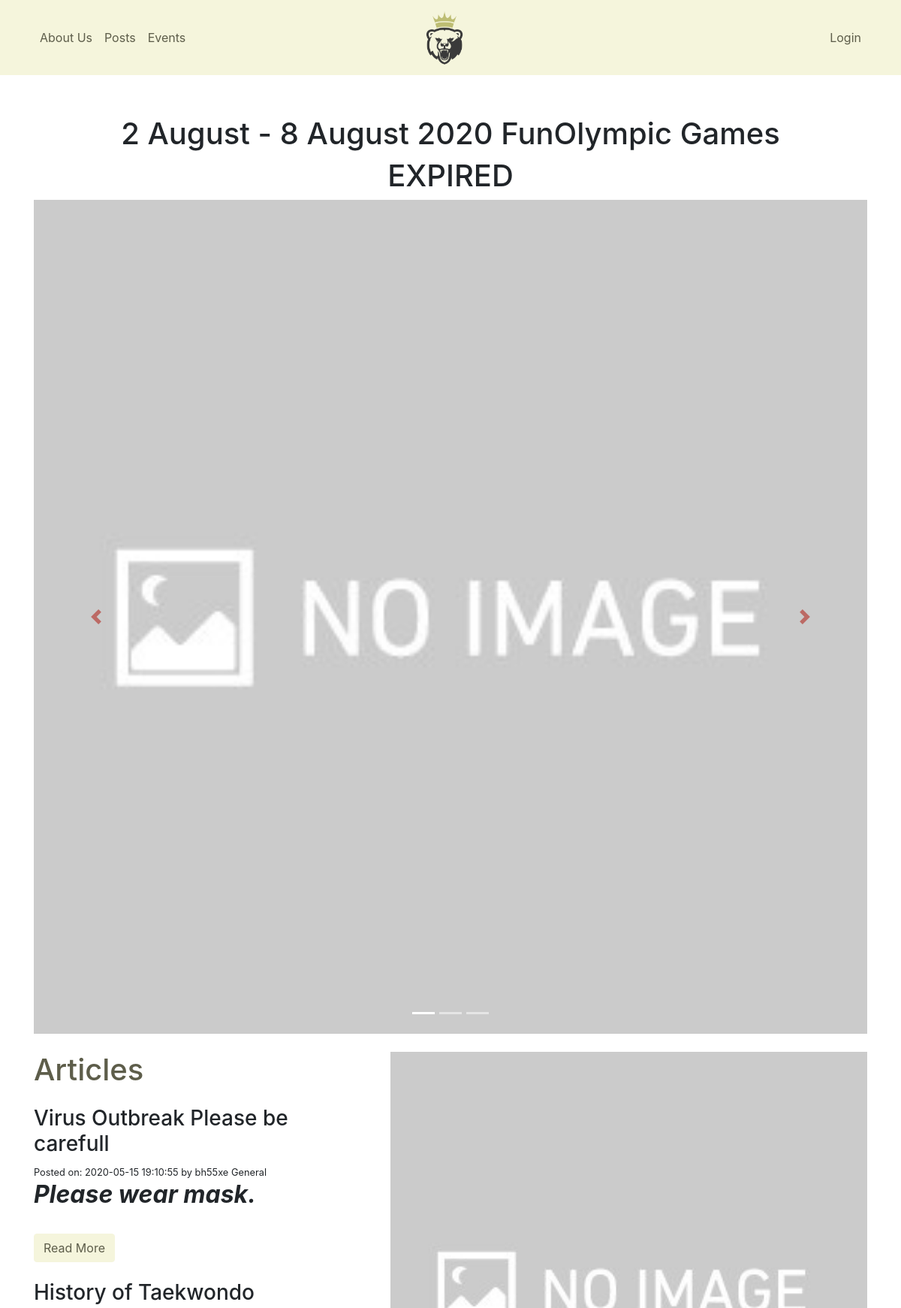
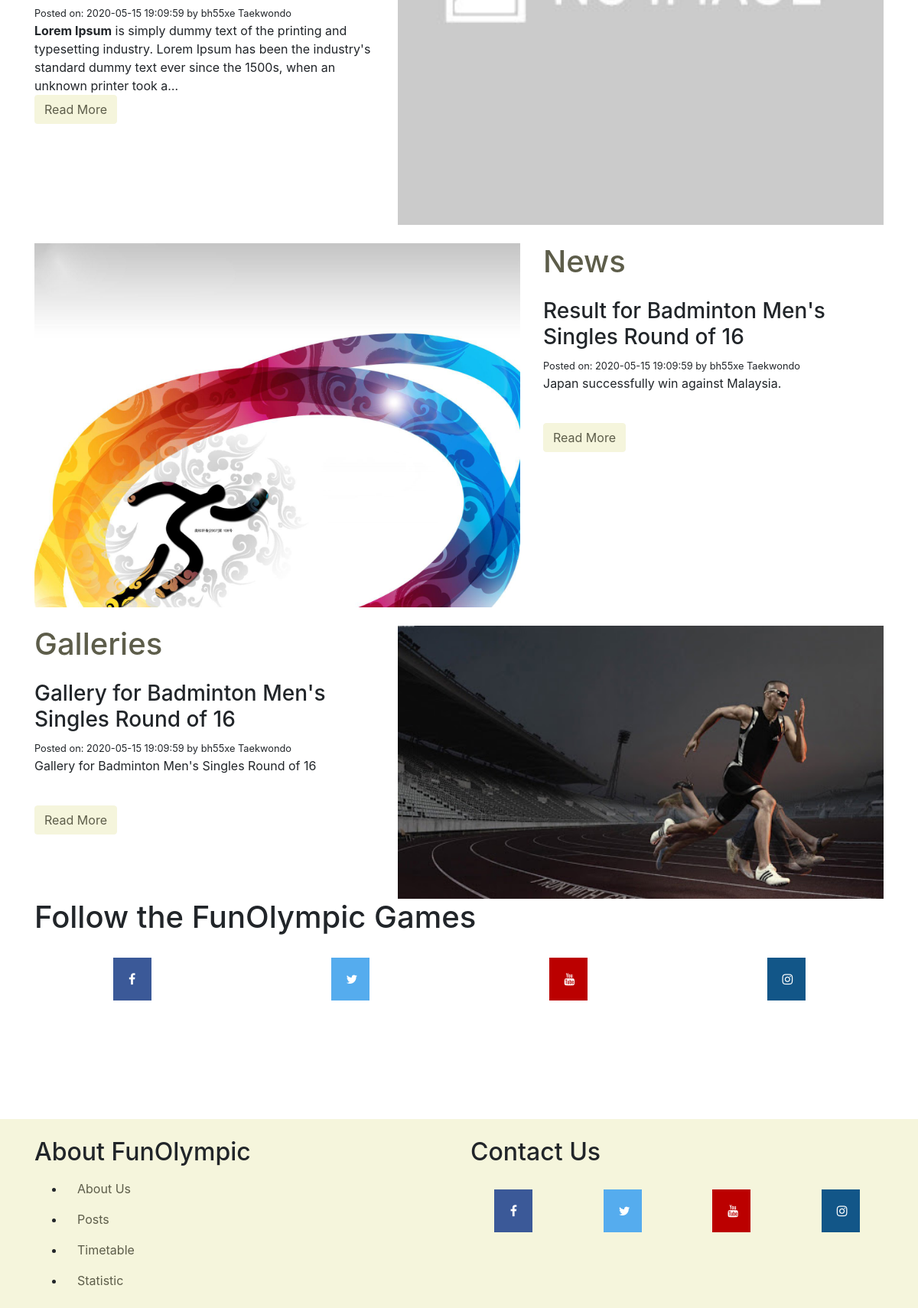
The page / on the database its author committed (2 pictures, top to bottom).
### tables this page shows
CREATE TABLE `posts` (
  `id` int(11) NOT NULL,
  `category_id` int(11) NOT NULL,
  `title` varchar(255) NOT NULL,
  `slug` varchar(255) NOT NULL,
  `body` text NOT NULL,
  `created` timestamp NOT NULL DEFAULT CURRENT_TIMESTAMP,
  `user_id` int(11) NOT NULL,
  `sport_id` int(11) NOT NULL DEFAULT '1'
);

CREATE TABLE `users` (
  `id` int(11) NOT NULL,
  `email` varchar(255) NOT NULL,
  `username` varchar(255) NOT NULL,
  `password` varchar(255) NOT NULL,
  `register_date` timestamp NOT NULL DEFAULT CURRENT_TIMESTAMP,
  `authority_id` int(11) NOT NULL
);

CREATE TABLE `sports` (
  `id` int(11) NOT NULL,
  `sport_name` varchar(255) NOT NULL,
  `sport_slug` varchar(255) NOT NULL,
  `sport_img` varchar(255) NOT NULL
);

### application/controllers/Pages.php (called while the page is built, shortened)
<?php
	class Pages extends CI_Controller{
		public function view($page = 'home'){
			$data['title'] = ucfirst($page);
			$data['articles'] = $this->post_model->get_posts_by_category(1);
			$data['news'] = $this->post_model->get_posts_by_category(2);
			$data['galleries'] = $this->post_model->get_posts_by_category(3);
			$this->load->view('templates/header');
			$this->load->view('pages/'.$page, $data);
			$this->load->view('templates/footer');
		}
	}

### index.php (called while the page is built, shortened)
<?php
require_once BASEPATH.'core/CodeIgniter.php';

### application/models/Post_model.php (called while the page is built, shortened)
<?php
	class Post_model extends CI_Model{
		public function get_posts_by_category($category_id){
			$this->db->order_by('posts.created', 'DESC');
			$this->db->join('categories', 'categories.id = posts.category_id');
			$this->db->join('sports', 'sports.id = posts.sport_id');
			$this->db->join('users', 'users.id = posts.user_id');
			$query = $this->db->get_where('posts', array('category_id' => $category_id));
			return $query->result_array();
		}
}

### application/views/pages/home.php (the view, shortened to what this page needs)
<h1 class="text-center pt-4" >2 August -  8 August 2020 FunOlympic Games</h1>
<h1 class="text-center" id="timer"></h1>
<div id="carousel_home" class="carousel slide" data-ride="carousel">
  <ul class="carousel-indicators">
    <li data-target="#carousel_home" data-slide-to="0" class="active"></li>
    <li data-target="#carousel_home" data-slide-to="1"></li>
    <li data-target="#carousel_home" data-slide-to="2"></li>
  </ul>
  <div class="carousel-inner">
      <div class="carousel-item active">
        <img class="" src="<?php echo site_url(); ?>assets/images/homepage/1.jpg"
				onerror="this.onerror=null;this.src='<?php echo site_url(); ?>assets/images/noimage.jpg';">
      </div>
  </div>
  <a class="carousel-control-prev filter-red" href="#carousel_home" data-slide="prev">
    <span class="carousel-control-prev-icon"></span>
  </a>
  <a class="carousel-control-next filter-red" href="#carousel_home" data-slide="next">
    <span class="carousel-control-next-icon"></span>
  </a>
</div>
<div class="row mt-4">
  <div class="col-md-5">
    <h1 class=""><a href="<?php echo site_url('posts/category/1'); ?>">Articles</a></h1>
    <?php $i = 0;
    foreach($articles as $article) : ?>
    <div class="my-4">
    	<h3><?php echo $article['title']; ?></h3>
    		<small class="post-date">Posted on: <?php echo $article['created']; ?> by <?php echo $article['username']; ?>
          <?php echo $article['sport_name']; ?></small>
    			<?php echo word_limiter($article['body'], 30); ?>
    			<br>
    		<a class="btn btn-read" href="<?php echo site_url('posts/'.$article['slug']); ?>">Read More</a>
    </div>
    <?php if(++$i > 1) break;endforeach; ?>
  </div>
  <div class="col-md-7">
    <img style="width:100%;height:auto;" src="<?php echo site_url(); ?>assets/images/homepage/4.jpg"
    onerror="this.onerror=null;this.src='<?php echo site_url(); ?>assets/images/noimage.jpg';">
  </div>
</div>
<div class="row mt-4">
  <div class="col-md-7">
    <img style="width:100%;height:auto;" src="<?php echo site_url(); ?>assets/images/homepage/5.jpg"
    onerror="this.onerror=null;this.src='<?php echo site_url(); ?>assets/images/noimage.jpg';">
  </div>
  <div class="col-md-5">
    <h1 class=""><a href="<?php echo site_url('posts/category/2'); ?>">News</a></h1>
    <?php $i = 0;
    foreach($news as $new) : ?>
    <div class="my-4">
    	<h3><?php echo $new['title']; ?></h3>
      <small class="post-date">Posted on: <?php echo $article['created']; ?> by <?php echo $article['username']; ?>
        <?php echo $article['sport_name']; ?></small>
    			<?php echo word_limiter($new['body'], 30); ?>
    			<br>
    		<a class="btn btn-read" href="<?php echo site_url('posts/'.$new['slug']); ?>">Read More</a>
    </div>
    <?php if(++$i > 1) break;endforeach; ?>
  </div>
</div>
<div class="row mt-4">
  <div class="col-md-5">
    <h1 class=""><a href="<?php echo site_url('posts/category/3'); ?>">Galleries</a></h1>
    <?php $i = 0;
    foreach($galleries as $gallery) : ?>
    <div class="my-4">
    	<h3><?php echo $gallery['title']; ?></h3>
        <small class="post-date">Posted on: <?php echo $article['created']; ?> by <?php echo $article['username']; ?>
        <?php echo $article['sport_name']; ?></small>
    			<?php echo word_limiter($gallery['body'], 30); ?>
    			<br>
    		<a class="btn btn-read" href="<?php echo site_url('posts/'.$gallery['slug']); ?>">Read More</a>
    </div>
    <?php if(++$i > 1) break;endforeach; ?>
  </div>
  <div class="col-md-7">
    <img class="page_img" src="<?php echo site_url(); ?>assets/images/homepage/6.jpg"
    onerror="this.onerror=null;this.src='<?php echo site_url(); ?>assets/images/noimage.jpg';">
  </div>
</div>
<h1>Follow the FunOlympic Games</h1>
<div class="mt-4 row">
  <div class="col-md-3 col-6 text-center">
    <a href="#" class="fa fa-facebook"></a>
  </div>
  <div class="col-md-3 col-6 text-center">
    <a href="#" class="fa fa-twitter"></a>
  </div>
  <div class="col-md-3 col-6 text-center">
    <a href="#" class="fa fa-youtube"></a>
  </div>
  <div class="col-md-3 col-6 text-center">
    <a href="#" class="fa fa-instagram"></a>
  </div>
</div>

### application/views/templates/header.php (shortened to what this page needs)
<!DOCTYPE html>
<html>
<head>
	<link rel="stylesheet" href="<?php echo base_url(); ?>assets/css/style.css">
	<link rel="stylesheet" href="https://cdnjs.cloudflare.com/ajax/libs/font-awesome/4.7.0/css/font-awesome.min.css">
	<link rel="stylesheet" href="https://maxcdn.bootstrapcdn.com/bootstrap/4.4.1/css/bootstrap.min.css">
	<link rel="stylesheet" href="https://cdnjs.cloudflare.com/ajax/libs/tempusdominus-bootstrap-4/5.0.1/css/tempusdominus-bootstrap-4.min.css"/>
</head>
<body>
	<nav class="navbar navbar-expand-lg navbar-light" id="fixheader">
		<div class="container">
			<div class="nav_bar collapse navbar-collapse" id="navbarResponsive">
				<ul class="navbar-nav mr-auto">
					<li class="nav-item"><a class="nav-link" href="<?php echo base_url(); ?>about">About Us</a></li>
					<li class="nav-item"><a class="nav-link" href="<?php echo base_url(); ?>posts">Posts</a></li>
					<li class="nav-item"><a class="nav-link" href="<?php echo base_url(); ?>timetable">Events</a></li>
				</ul>
			</div>
			<div class="logo">
					<a class="navbar-brand" href="<?php echo base_url(); ?>"><img src="<?php echo base_url('assets/images/bear-logo.png'); ?>" alt="otw_logo" class="img-fluid"></a>
			</div>
			<div class="nav_bar collapse navbar-collapse" id="navbarResponsive">
				<ul class="navbar-nav ml-auto">
					<?php if(!$this->session->userdata('logged_in')) : ?>
					<li class="nav-item"><a class="nav-link" href="<?php echo base_url(); ?>users/login">Login</a></li>
					<?php endif; ?>
				</ul>
			</div>
		</div>
	</nav>
	<div class="container pad_bot">

### application/views/templates/footer.php (shortened to what this page needs)
</div>
<nav class="footer">
  <div class="container">
    <div class="row  pt-4">
      <div class="col-md-6">
        <h2>About FunOlympic</h2>
        <ul class="" >
					<li class=""><a class="nav-link" href="<?php echo base_url(); ?>about">About Us</a></li>
					<li class=""><a class="nav-link" href="<?php echo base_url(); ?>posts">Posts</a></li>
					<li class=""><a class="nav-link" href="<?php echo base_url(); ?>timetable">Timetable</a></li>
					<li class=""><a class="nav-link" href="<?php echo base_url(); ?>statistic">Statistic</a></li>
				</ul>
      </div>
      <div class="col-md-6">
        <h2>Contact Us</h2>
        <div class="mt-4 row">
          <div class="col-md-3 col-6 text-center">
            <a href="#" class="fa fa-facebook"></a>
          </div>
          <div class="col-md-3 col-6 text-center">
            <a href="#" class="fa fa-twitter"></a>
          </div>
          <div class="col-md-3 col-6 text-center">
            <a href="#" class="fa fa-youtube"></a>
          </div>
          <div class="col-md-3 col-6 text-center">
            <a href="#" class="fa fa-instagram"></a>
          </div>
        </div>
      </div>
    </div>
  </div>
</nav>
</body>
</html>

### assets/css/style.css (style rules this page uses)
#fixheader { -webkit-transition: .2s all ease-in; -moz-transition: .2s all ease-in; transition: .2s all ease-in; background: beige }
#navbarResponsive { width: 85%; }
.logo { width: 15%; }
a.btn-read { color: rgba(0, 0, 0, .5); background-color: beige; border-color: beige; }
.pad_bot { padding-bottom: 150px; min-height: 500px; padding-top: 30px; }
.filter-red { filter: invert(90%) sepia(56%) saturate(6342%) hue-rotate(356deg) brightness(111%) contrast(106%); }
.carousel-item { text-align: center; }
#carousel_home .carousel-inner img { width: 100%; height: 100%; }
a { color:#5d5d4a !important; }
.mt-4 .fa { padding: 20px; width: 50px; text-align: center; text-decoration: none; margin: 5px 2px; }
.fa-facebook { background: #3B5998; color: white !important; }
.fa-twitter { background: #55ACEE; color: white !important; }
.fa-youtube { background: #bb0000; color: white !important; }
.fa-instagram { background: #125688; color: white !important; }
.footer { background: beige; }
.page_img { width:100%; height:auto; }

### rows shown on the page
posts: title "Virus Outbreak Please be carefull", created "2020-05-15 19:10:55", user.username "bh55xe", sport.sport_name "General", body "Please wear mask."
posts: title "History of Taekwondo", created "2020-05-15 19:09:59", user.username "bh55xe", sport.sport_name "Taekwondo", body "Lorem Ipsum is simply dummy text of the printing and typesetting industry. Lorem Ipsum has been the industry's standard dummy text ever since the 1500s, when an unknown printer took a…"
posts: title "Result for Badminton Men's Singles Round of 16", body "Japan successfully win against Malaysia."
users: username "bh55xe"
sports: sport_name "Taekwondo"
posts: title "Gallery for Badminton Men's Singles Round of 16", body "Gallery for Badminton Men's Singles Round of 16"
